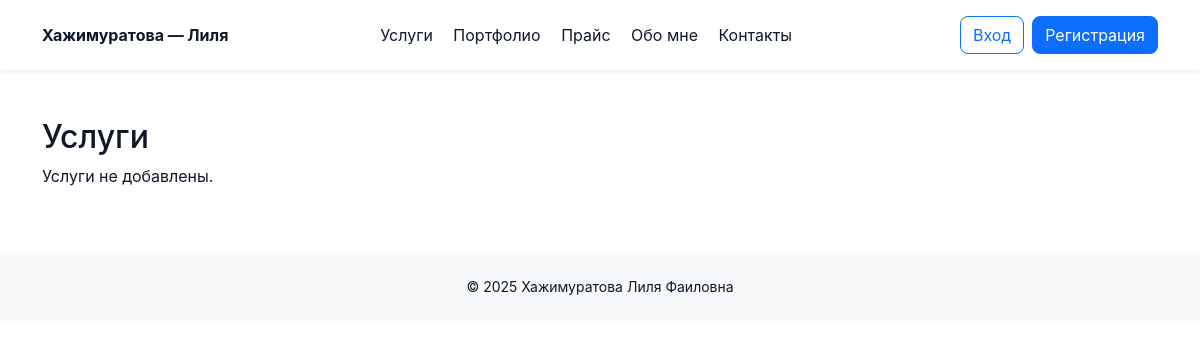
/services/, run on an earlier commit of the app's database.
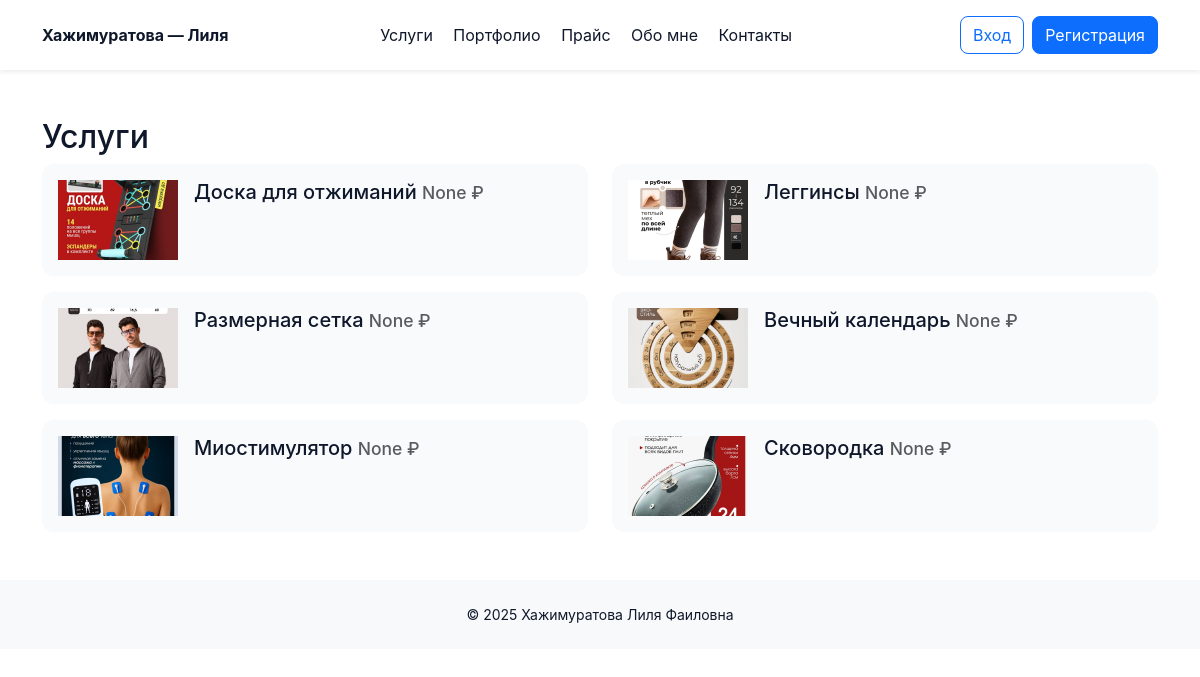
And on a later commit of the database.
### main/models.py (models this page shows, shortened)
class Service(models.Model):
    title = models.CharField(max_length=200)
    description = models.TextField(blank=True)
    price = models.DecimalField(max_digits=10, decimal_places=2, null=True, blank=True)
    image = models.ImageField(upload_to='services/', null=True, blank=True)

### main/views.py (the view)
# urls.py: path('services/', views.services_list, name='services'),
def services_list(request):
    services = Service.objects.all()
    return render(request, 'services.html', {'services': services})

### templates/services.html (shortened to what this page needs)
{% extends 'base.html' %}
{% block content %}
<h2>Услуги</h2>
<div class="row gy-3">
  {% for s in services %}
  <div class="col-md-6">
    <div class="d-flex align-items-start gap-3 service-row card-hover p-3">
      {% if s.image %}
        <img src="{{ s.image.url }}" alt="{{ s.title }}" style="width:120px;height:80px;object-fit:cover;">
      {% endif %}
      <div>
        <h5>{{ s.title }} <small class="text-muted">{{ s.price }} ₽</small></h5>
      </div>
    </div>
  </div>
  {% empty %}
  <p>Услуги не добавлены.</p>
  {% endfor %}
</div>
{% endblock %}

What changed in the data, as far as the page shows it:
added Service: image (picture), title "Доска для отжиманий", price "None"
added Service: image (picture), title "Леггинсы", price "None"
added Service: image (picture), title "Размерная сетка", price "None"
added Service: image (picture), title "Вечный календарь", price "None"
added Service: image (picture), title "Миостимулятор", price "None"
added Service: image (picture), title "Сковородка", price "None"
Also different on the page:
text no longer shown: "Услуги не добавлены."
